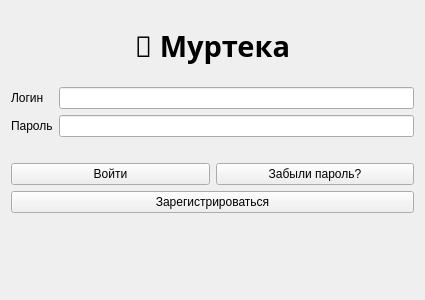
<?xml version="1.0" encoding="UTF-8"?>
<ui version="4.0">
 <class>Form</class>
 <widget class="QWidget" name="Form">
  <property name="geometry">
   <rect>
    <x>0</x>
    <y>0</y>
    <width>425</width>
    <height>300</height>
   </rect>
  </property>
  <property name="windowTitle">
   <string>Муртека: вход</string>
  </property>
  <layout class="QVBoxLayout" name="verticalLayout">
   <item>
    <widget class="QLabel" name="label">
     <property name="font">
      <font>
       <family>Berlin Sans FB</family>
       <pointsize>22</pointsize>
       <bold>true</bold>
      </font>
     </property>
     <property name="text">
      <string>🐾 Муртека</string>
     </property>
     <property name="alignment">
      <set>Qt::AlignmentFlag::AlignCenter</set>
     </property>
    </widget>
   </item>
   <item>
    <layout class="QFormLayout" name="formLayout">
     <item row="0" column="0">
      <widget class="QLabel" name="label_2">
       <property name="text">
        <string>Логин</string>
       </property>
      </widget>
     </item>
     <item row="0" column="1">
      <widget class="QLineEdit" name="loginEdit"/>
     </item>
     <item row="1" column="0">
      <widget class="QLabel" name="label_3">
       <property name="text">
        <string>Пароль</string>
       </property>
      </widget>
     </item>
     <item row="1" column="1">
      <widget class="QLineEdit" name="passwordEdit">
       <property name="echoMode">
        <enum>QLineEdit::EchoMode::Password</enum>
       </property>
      </widget>
     </item>
    </layout>
   </item>
   <item>
    <layout class="QHBoxLayout" name="horizontalLayout">
     <item>
      <widget class="QPushButton" name="loginBtn">
       <property name="text">
        <string>Войти</string>
       </property>
      </widget>
     </item>
     <item>
      <widget class="QPushButton" name="forgotBtn">
       <property name="text">
        <string>Забыли пароль?</string>
       </property>
      </widget>
     </item>
    </layout>
   </item>
   <item>
    <widget class="QPushButton" name="registerBtn">
     <property name="text">
      <string>Зарегистрироваться</string>
     </property>
    </widget>
   </item>
   <item>
    <widget class="QLabel" name="errorLabel">
     <property name="styleSheet">
      <string notr="true">color: red</string>
     </property>
     <property name="text">
      <string/>
     </property>
     <property name="alignment">
      <set>Qt::AlignmentFlag::AlignCenter</set>
     </property>
    </widget>
   </item>
  </layout>
 </widget>
 <resources/>
 <connections/>
</ui>
